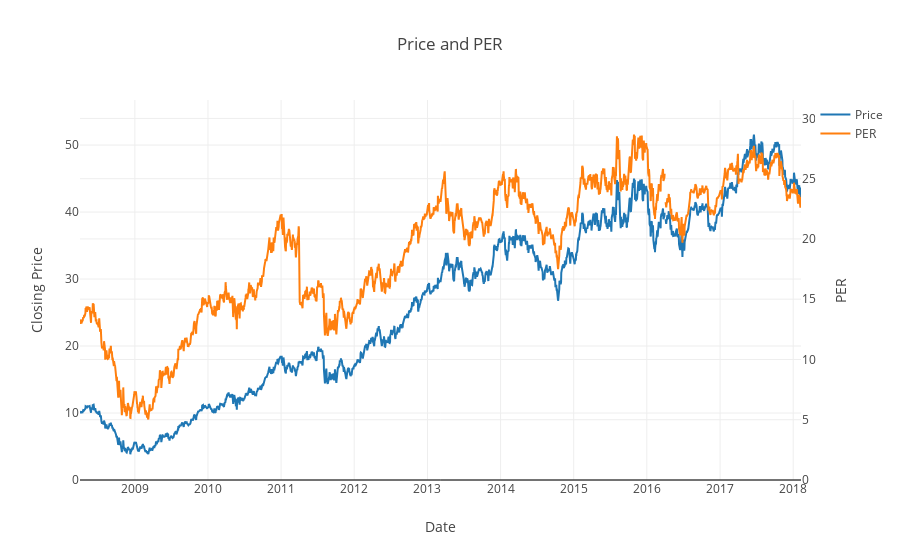
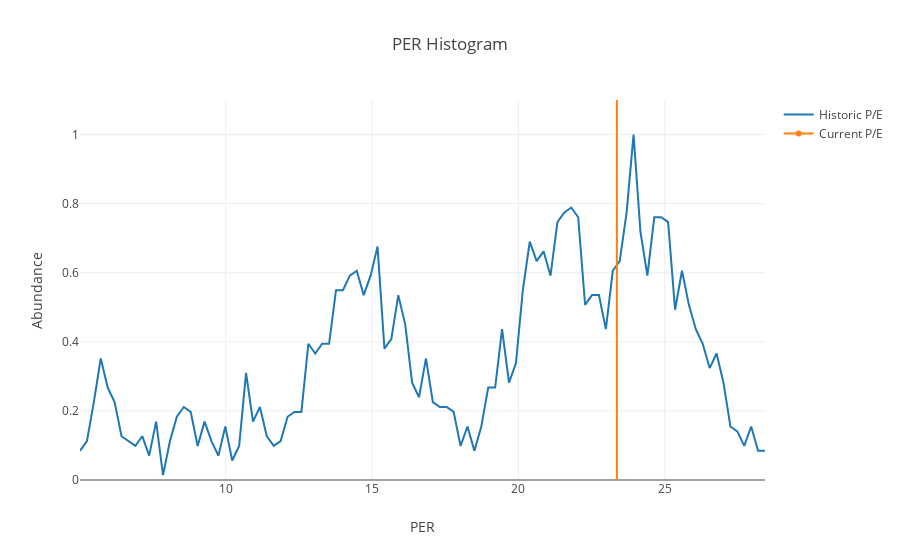

Source (notebook cell) for these figures, in order:
### Code cell
global_plots = plot_global_comparisons(s)
global_plots.PER()
